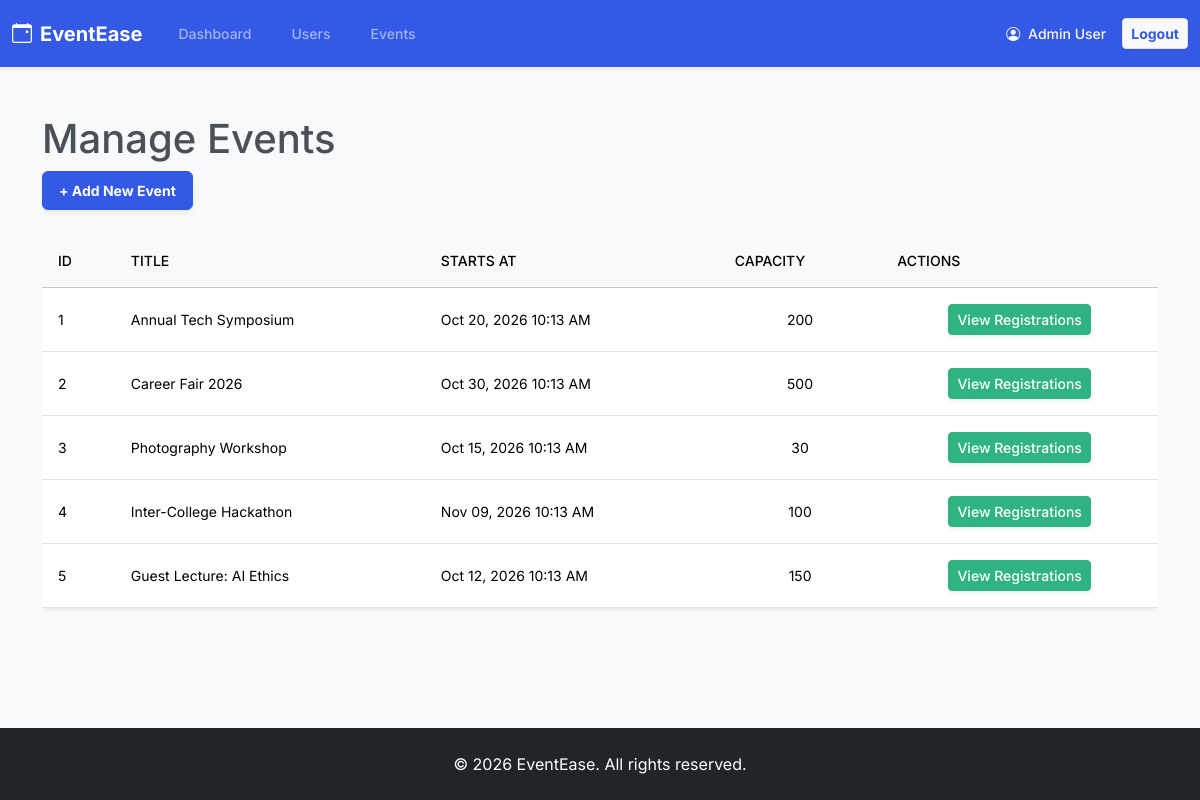
/admin/events.php (signed in), run on the app's committed database.
### tables this page shows
CREATE TABLE events (
    id INT AUTO_INCREMENT PRIMARY KEY,
    title VARCHAR(255) NOT NULL,
    description TEXT NOT NULL,
    category VARCHAR(100),
    venue VARCHAR(255) NOT NULL,
    starts_at DATETIME NOT NULL,
    ends_at DATETIME NOT NULL,
    capacity INT NOT NULL,
    registration_deadline DATETIME NOT NULL,
    image_url VARCHAR(255) NULL,
    created_at TIMESTAMP DEFAULT CURRENT_TIMESTAMP
);

### includes/functions.php (called while the page is built, shortened)
<?php
function format_date($datetime) {
    return date('M d, Y h:i A', strtotime($datetime));
}

### admin/events.php (the view, shortened to what this page needs)
<?php
require_once '../config/database.php';
require_once '../includes/functions.php';
$stmt = $pdo->prepare("SELECT * FROM events");
$stmt->execute();
$events = $stmt->fetchAll();
include '../includes/header.php';
include '../includes/navbar.php';
?>
<div class="container py-4">
    <div class="flex justify-between items-center mb-4">
        <h1 class="text-2xl font-bold">Manage Events</h1>
        <a href="../organizer/create-event.php" class="btn btn-primary fw-bold shadow-sm">
            + Add New Event
        </a>
    </div>
    <div class="overflow-x-auto">
        <table class="table table-hover align-middle bg-white shadow-sm rounded-3">
            <thead>
                <tr class="table-light">
                    <th >ID</th>
                    <th >Title</th>
                    <th >Starts At</th>
                    <th >Capacity</th>
                    <th >Actions</th>
                </tr>
            </thead>
            <tbody>
                <?php foreach ($events as $event): ?>
                <tr>
                    <td ><?= htmlspecialchars($event['id']) ?></td>
                    <td class=" font-medium"><?= htmlspecialchars($event['title']) ?></td>
                    <td ><?= format_date($event['starts_at']) ?></td>
                    <td class=" text-center"><?= htmlspecialchars($event['capacity']) ?></td>
                    <td class=" text-center">
                        <a href="../organizer/registrations.php?id=<?= $event['id'] ?>" class="btn btn-success btn-sm fw-medium shadow-sm">
                            View Registrations
                        </a>
                    </td>
                </tr>
                <?php endforeach; ?>
            </tbody>
        </table>
    </div>
</div>
<?php include '../includes/footer.php'; ?>

### includes/header.php (shortened to what this page needs)
<!DOCTYPE html>
<html lang="en">
<head>
    <link href="https://cdn.jsdelivr.net/npm/bootswatch@5.3.0/dist/zephyr/bootstrap.min.css" rel="stylesheet">
    <link rel="stylesheet" href="https://cdn.jsdelivr.net/npm/bootstrap-icons@1.11.1/font/bootstrap-icons.css">
</head>
<body>

### includes/navbar.php (shortened to what this page needs)
<?php
$role = $_SESSION['user_role'] ?? null;
$is_logged_in = isset($_SESSION['user_id']);
?>
<nav class="navbar navbar-expand-lg navbar-dark bg-primary shadow-sm mb-4">
  <div class="container-fluid max-w-7xl">
    <a class="navbar-brand fw-bold" href="/eventease-php/">
      <i class="bi bi-calendar-event me-2"></i>EventEase
    </a>
    <div class="collapse navbar-collapse" id="navbarNav">
      <ul class="navbar-nav me-auto mb-2 mb-lg-0">
        <?php if ($role === 'STUDENT'): ?>
            <li class="nav-item"><a class="nav-link" href="/eventease-php/student/dashboard.php">Dashboard</a></li>
            <li class="nav-item"><a class="nav-link" href="/eventease-php/student/events.php">Browse Events</a></li>
            <li class="nav-item"><a class="nav-link" href="/eventease-php/student/my-events.php">My Tickets</a></li>
        <?php elseif ($role === 'ADMIN'): ?>
            <li class="nav-item"><a class="nav-link" href="/eventease-php/admin/dashboard.php">Dashboard</a></li>
            <li class="nav-item"><a class="nav-link" href="/eventease-php/admin/users.php">Users</a></li>
            <li class="nav-item"><a class="nav-link" href="/eventease-php/admin/events.php">Events</a></li>
        <?php endif; ?>
      </ul>
      <div class="d-flex align-items-center">
        <?php if ($is_logged_in): ?>
            <span class="text-light me-3 fw-medium"><i class="bi bi-person-circle me-1"></i> <?php echo htmlspecialchars($_SESSION['user_name'] ?? ''); ?></span>
            <a href="/eventease-php/logout.php" class="btn btn-light btn-sm text-primary fw-bold">Logout</a>
        <?php else: ?>
            <a href="/eventease-php/login.php" class="btn btn-outline-light me-2">Login</a>
            <a href="/eventease-php/register.php" class="btn btn-light text-primary fw-bold">Register</a>
        <?php endif; ?>
      </div>
    </div>
  </div>
</nav>

### includes/footer.php (shortened to what this page needs)
    <footer class="bg-dark text-white text-center py-4 mt-auto">
        <div class="container">
            <p class="mb-0">&copy; <?php echo date('Y'); ?> EventEase. All rights reserved.</p>
        </div>
    </footer>
</body>
</html>

### includes/header.php (style rules this page uses)
body { font-family: 'Inter', sans-serif; background-color: #f8f9fa; display: flex; flex-direction: column; min-height: 100vh; overflow-x: hidden; }
.navbar { animation: fadeInDown 0.6s cubic-bezier(0.16, 1, 0.3, 1) both; }
.container { animation: fadeInUp 0.7s cubic-bezier(0.16, 1, 0.3, 1) both; }
.btn { transition: all 0.25s cubic-bezier(0.16, 1, 0.3, 1); }
.table-hover tbody tr { transition: all 0.2s ease; }

### data on the page
events: id "1", title "Annual Tech Symposium", starts_at "Oct 20, 2026 10:13 AM", capacity "200"
events: id "2", title "Career Fair 2026", starts_at "Oct 30, 2026 10:13 AM", capacity "500"
events: id "3", title "Photography Workshop", starts_at "Oct 15, 2026 10:13 AM", capacity "30"
events: id "4", title "Inter-College Hackathon", starts_at "Nov 09, 2026 10:13 AM", capacity "100"
events: id "5", title "Guest Lecture: AI Ethics", starts_at "Oct 12, 2026 10:13 AM", capacity "150"

### other printed values
$_SESSION['user_name'] "Admin User"
